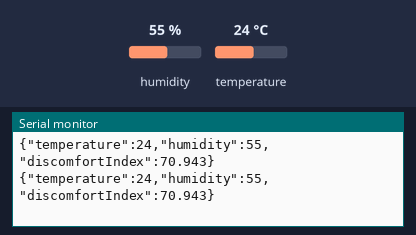
Simulated run of this sketch. Board: Arduino Uno, built with avr-gcc and run on an emulated ATmega328P. On the bench: the last lines printed to the serial monitor. Inputs (shaded band) come from the test bench; at power-on: humidity 55 %, temperature 24 °C.

Above: at 2.9 s.
3.0 s: humidity set to 22 %
At 5.1 s:
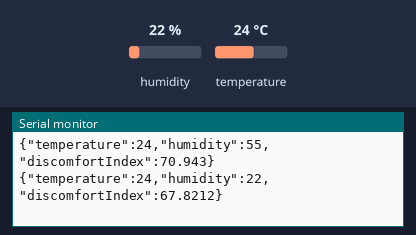
5.8 s: temperature set to 12 °C
At 7.5 s:
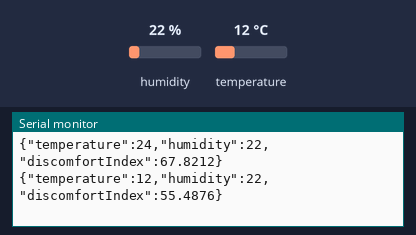
8.6 s: humidity set to 40 %
At 11.2 s:
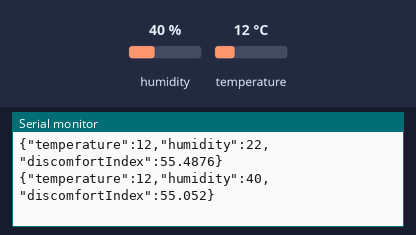
Timing chart, 0 to 12.7 s (numbered marks = the images above; inputs shaded):
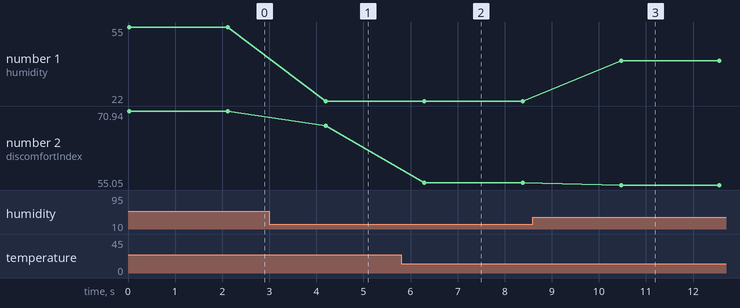

Measured:
- after the input at 3.0 s, the serial monitor: prints a new line after 1.2 s (image 1)
- after the input at 5.8 s, the serial monitor: prints a new line after 0.49 s (image 2)
- after the input at 8.6 s, the serial monitor: prints a new line after 1.9 s (image 3)
- plotted number 1: 55 → 22 after the input at 3.0 s, 22 → 40 after the input at 8.6 s
- plotted number 2: 70.94 → 67.82 after the input at 3.0 s, 67.82 → 55.49 after the input at 5.8 s, 55.49 → 55.05 after the input at 8.6 s

The sketch:

bluetooth_dht11.ino
```cpp
#include <DHT.h>
#include <ArduinoJson.h>
#include <SoftwareSerial.h>

#define DHTPIN 2       // DHT11のデータピン
#define DHTTYPE DHT11  // DHT11センサーの種類

DHT dht(DHTPIN, DHTTYPE);

// HC-05 Bluetoothを接続したピン
SoftwareSerial BTSerial(10, 11); // RX, TX

void setup() {

  Serial.begin(115200);  // Bluetoothのデフォルト通信速度
  dht.begin();
  BTSerial.begin(9600);   // HC-05のデフォルトのATモード通信速度

}

void loop() {

  float humidity = dht.readHumidity();
  float temperature = dht.readTemperature();

  // 不快指数の計算
  float discomfortIndex = 0.81 * temperature + 0.01 * humidity * (0.99 * temperature - 14.3) + 46.3;

  // JSON形式でデータを構築
  StaticJsonDocument<200> doc;
  doc["temperature"] = temperature;
  doc["humidity"] = humidity;
  doc["discomfortIndex"] = discomfortIndex;

  //
  String jsonResponse;
  serializeJson(doc, jsonResponse);

  //
  Serial.println(jsonResponse);
  BTSerial.println(jsonResponse);

  delay(2000);  // 2秒間隔で送信

}
```
